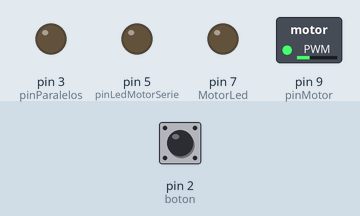
Recording of a sketch running on a simulated Arduino Uno, built with avr-gcc and run on an emulated ATmega328P. Parts: switched loads named in the sketch (green lamp = pin HIGH), output pins drawn as LEDs (lit = HIGH). The inputs (shaded band) are chosen by the test bench; at power-on: pin 2 (boton) LOW. What the sketch prints to the serial monitor is not drawn.

Above: at 12.8 s.
12.9 s: pin 2 (boton) pulled HIGH for 0.15 s
At 17.0 s:
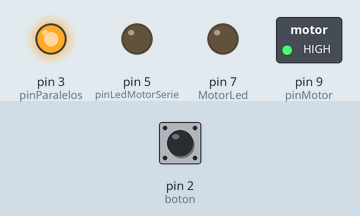
At 20.5 s:
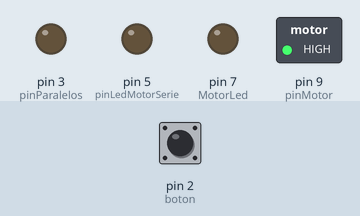
Timing chart, 0 to 38.6 s (numbered marks = the images above; inputs shaded):
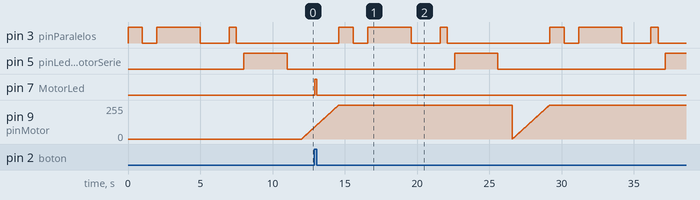

The sketch:

utn_clase_arduino03_002_cottiersolange_c31.ino
```cpp
int pinParalelos=3;
int pinLedMotorSerie=5;
int pinMotor=9;
const int boton=2;
const int MotorLed=7;
int Boton=0;

void setup(){


  pinMode(3, OUTPUT);
  pinMode(5, OUTPUT);
  pinMode(9, OUTPUT);
  pinMode(boton, INPUT);
pinMode(MotorLed, OUTPUT);
Serial.begin(9600);


}

void loop(){

  digitalWrite(3, 1);
  delay(1000);
  digitalWrite(3, 0);
  delay(1000);
    digitalWrite(3, HIGH);
  delay(3000);
  digitalWrite(3, LOW);
  delay(2000);
    digitalWrite(3, 1);
  delay(500);
  digitalWrite(3, 0);
  delay(500);

    digitalWrite(5, HIGH);
  delay(3000);
  digitalWrite(5, LOW);
  delay(1000);

  for(int x=0; x<=255; x++){
    analogWrite(9, x);
    delay(10);


    Boton=digitalRead(boton);
Serial.println(Boton);
if(Boton == HIGH) {
digitalWrite(MotorLed, HIGH);
} else  {
digitalWrite(MotorLed,  LOW);
}
  }
}
```

Measured:
- after the input at 12.9 s, pin 7 (MotorLed): LOW → HIGH at once, → LOW 0.14 s later
